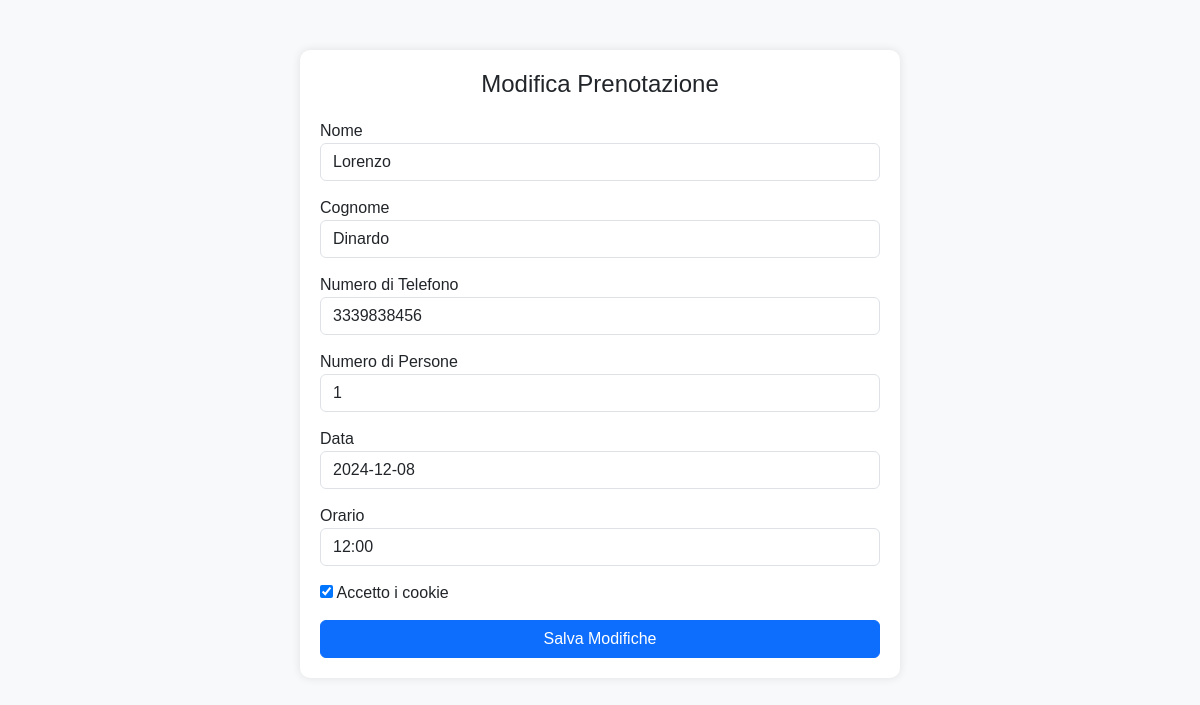
The app's page /gestionale/modifica/1/ (signed in) with its own data.
### gestionale/models.py (models this page shows, shortened)
class Reservation(models.Model):
    first_name = models.CharField(max_length=100)
    last_name = models.CharField(max_length=100)
    phone_number = models.CharField(max_length=20)
    guests = models.IntegerField(default=1)
    reservation_date = models.DateField()
    reservation_time = models.CharField(max_length=10)  # Mantieni sempre il formato 'HH:MM'
    cookie_consent = models.BooleanField(default=False)
    profiling_consent = models.BooleanField(default=False)
    promotional_sms_consent = models.BooleanField(default=False)
    accept_all = models.BooleanField(default=False)

### gestionale/views.py (the view)
# urls.py: path('modifica/<int:reservation_id>/', views.modifica_prenotazione, name='modifica_prenotazione'),
@login_required
def modifica_prenotazione(request, reservation_id):
    reservation = get_object_or_404(Reservation, id=reservation_id)
    valid_times = [
        "12:00", "12:30", "13:00", "13:30", "14:00",
        "19:00", "19:30", "20:00", "20:30", "21:00",
        "21:30", "22:00", "22:30", "23:00"
    ]
    if request.method == 'POST':
        form = ReservationForm(request.POST, instance=reservation)
        if form.is_valid():
            form.save()
            return redirect('gestionale:prenotazioni')  # Sostituisci con la tua URL di successo
        else:
            print(form.errors)  # Debug: Mostra errori di validazione
    else:
        form = ReservationForm(instance=reservation)
    return render(request, 'gestionale/modifica_prenotazione.html', {
        'form': form,
        'reservation': reservation,
        'valid_times': valid_times
    })

### gestionale/templates/gestionale/modifica_prenotazione.html (shortened to what this page needs)
{% load static %}
<!DOCTYPE html>
<html lang="en">
<head>
    <link href="https://cdn.jsdelivr.net/npm/bootstrap@5.3.0/dist/css/bootstrap.min.css" rel="stylesheet">
    <link rel="stylesheet" href="https://cdn.jsdelivr.net/npm/flatpickr/dist/flatpickr.min.css">
</head>
<body>
    <div class="container">
        <h1>Modifica Prenotazione</h1>
        <form method="POST" action="{% url 'gestionale:modifica_prenotazione' reservation.id %}">
            <div class="form-group">
                <label for="first_name">Nome</label>
                <input type="text" id="first_name" name="first_name" class="form-control"
                       value="{{ reservation.first_name }}" required>
            </div>
            <div class="form-group">
                <label for="last_name">Cognome</label>
                <input type="text" id="last_name" name="last_name" class="form-control"
                       value="{{ reservation.last_name }}" required>
            </div>
            <div class="form-group">
                <label for="phone_number">Numero di Telefono</label>
                <input type="text" id="phone_number" name="phone_number" class="form-control"
                       value="{{ reservation.phone_number }}" required>
            </div>
            <div class="form-group">
                <label for="guests">Numero di Persone</label>
                <input type="number" id="guests" name="guests" class="form-control"
                       value="{{ reservation.guests }}" required>
            </div>
            <div class="form-group">
                <label for="reservation_date">Data</label>
                <input type="text" id="reservation_date" name="reservation_date" class="form-control"
                       value="{{ reservation.reservation_date|date:'Y-m-d' }}" required>
            </div>
            <div class="form-group">
                <label for="reservation_time">Orario</label>
                <select id="reservation_time" name="reservation_time" class="form-control" required>
                    {% for time in valid_times %}
                        <option value="{{ time }}"
                            {% if time == reservation.reservation_time|time:'H:i' %}selected{% endif %}>
                            {{ time }}
                        </option>
                    {% endfor %}
                </select>
            </div>
            <div class="form-group">
                <label for="cookie_consent">
                    <input type="checkbox" id="cookie_consent" name="cookie_consent" {% if reservation.cookie_consent %}checked{% endif %}>
                    Accetto i cookie
                </label>
            </div>
            <button type="submit" class="btn btn-primary">Salva Modifiche</button>
        </form>
    </div>
</body>
</html>

### gestionale/templates/gestionale/modifica_prenotazione.html (style rules this page uses)
body { font-family: Arial, sans-serif; background-color: #f8f9fa; }
.container { max-width: 600px; margin: 50px auto; background: #fff; padding: 20px; border-radius: 10px; box-shadow: 0 0 10px rgba(0, 0, 0, 0.1); }
h1 { font-size: 24px; margin-bottom: 20px; text-align: center; }
.form-group { margin-bottom: 15px; }
.btn-primary { width: 100%; }

### records on screen
Reservation: first_name "Lorenzo", last_name "Dinardo", phone_number "3339838456", guests "1", reservation_date "2024-12-08", cookie_consent "☑"

### other values on screen
form field reservation_time "12:00"
